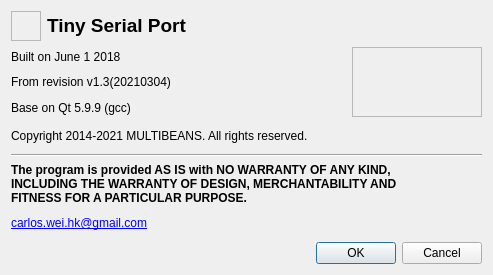
<?xml version="1.0" encoding="UTF-8"?>
<ui version="4.0">
 <class>AboutDialog</class>
 <widget class="QDialog" name="AboutDialog">
  <property name="geometry">
   <rect>
    <x>0</x>
    <y>0</y>
    <width>493</width>
    <height>275</height>
   </rect>
  </property>
  <property name="windowTitle">
   <string>Dialog</string>
  </property>
  <layout class="QVBoxLayout" name="verticalLayout_2">
   <item>
    <layout class="QHBoxLayout" name="horizontalLayout">
     <item>
      <widget class="QFrame" name="frame_3">
       <property name="minimumSize">
        <size>
         <width>30</width>
         <height>30</height>
        </size>
       </property>
       <property name="maximumSize">
        <size>
         <width>30</width>
         <height>30</height>
        </size>
       </property>
       <property name="styleSheet">
        <string notr="true">image: url(:/img/desktop.ico);</string>
       </property>
       <property name="frameShape">
        <enum>QFrame::StyledPanel</enum>
       </property>
       <property name="frameShadow">
        <enum>QFrame::Raised</enum>
       </property>
      </widget>
     </item>
     <item>
      <widget class="QLabel" name="label">
       <property name="styleSheet">
        <string notr="true">font: 75 12pt &quot;微软雅黑&quot;;</string>
       </property>
       <property name="text">
        <string>&lt;html&gt;&lt;head/&gt;&lt;body&gt;&lt;p&gt;&lt;span style=&quot; font-size:14pt; font-weight:600;&quot;&gt;Tiny Serial Port&lt;/span&gt;&lt;/p&gt;&lt;/body&gt;&lt;/html&gt;</string>
       </property>
      </widget>
     </item>
    </layout>
   </item>
   <item>
    <layout class="QHBoxLayout" name="horizontalLayout_2">
     <item>
      <layout class="QVBoxLayout" name="verticalLayout">
       <item>
        <widget class="QLabel" name="label_7">
         <property name="text">
          <string>Built on June 1 2018</string>
         </property>
        </widget>
       </item>
       <item>
        <widget class="QLabel" name="label_8">
         <property name="text">
          <string>From revision v1.3(20210304)</string>
         </property>
        </widget>
       </item>
       <item>
        <widget class="QLabel" name="label_5">
         <property name="text">
          <string>Base on Qt 5.9.9 (gcc)</string>
         </property>
        </widget>
       </item>
      </layout>
     </item>
     <item>
      <widget class="QFrame" name="frame_4">
       <property name="minimumSize">
        <size>
         <width>130</width>
         <height>70</height>
        </size>
       </property>
       <property name="maximumSize">
        <size>
         <width>130</width>
         <height>70</height>
        </size>
       </property>
       <property name="styleSheet">
        <string notr="true">image: url(:/img/logo_web.png);</string>
       </property>
       <property name="frameShape">
        <enum>QFrame::StyledPanel</enum>
       </property>
       <property name="frameShadow">
        <enum>QFrame::Raised</enum>
       </property>
      </widget>
     </item>
    </layout>
   </item>
   <item>
    <widget class="QLabel" name="label_9">
     <property name="text">
      <string>Copyright 2014-2021 MULTIBEANS. All rights reserved.</string>
     </property>
    </widget>
   </item>
   <item>
    <widget class="Line" name="line">
     <property name="orientation">
      <enum>Qt::Horizontal</enum>
     </property>
    </widget>
   </item>
   <item>
    <widget class="QLabel" name="label_6">
     <property name="text">
      <string>&lt;html&gt;&lt;head/&gt;&lt;body&gt;&lt;p&gt;&lt;span style=&quot; font-weight:600;&quot;&gt;The program is provided AS IS with NO WARRANTY OF ANY KIND, &lt;br/&gt;INCLUDING THE WARRANTY OF DESIGN, MERCHANTABILITY AND &lt;br/&gt;FITNESS FOR A PARTICULAR PURPOSE.&lt;/span&gt;&lt;/p&gt;&lt;/body&gt;&lt;/html&gt;</string>
     </property>
    </widget>
   </item>
   <item>
    <widget class="QLabel" name="label_10">
     <property name="text">
      <string>&lt;html&gt;&lt;head/&gt;&lt;body&gt;&lt;p&gt;&lt;a href=&quot;carlos.wei.hk@gmail.com&quot;&gt;&lt;span style=&quot; text-decoration: underline; color:#0000ff;&quot;&gt;carlos.wei.hk@gmail.com&lt;/span&gt;&lt;/a&gt;&lt;/p&gt;&lt;/body&gt;&lt;/html&gt;</string>
     </property>
    </widget>
   </item>
   <item>
    <widget class="QDialogButtonBox" name="buttonBox">
     <property name="orientation">
      <enum>Qt::Horizontal</enum>
     </property>
     <property name="standardButtons">
      <set>QDialogButtonBox::Cancel|QDialogButtonBox::Ok</set>
     </property>
    </widget>
   </item>
  </layout>
 </widget>
 <resources/>
 <connections>
  <connection>
   <sender>buttonBox</sender>
   <signal>accepted()</signal>
   <receiver>AboutDialog</receiver>
   <slot>accept()</slot>
   <hints>
    <hint type="sourcelabel">
     <x>248</x>
     <y>254</y>
    </hint>
    <hint type="destinationlabel">
     <x>157</x>
     <y>274</y>
    </hint>
   </hints>
  </connection>
  <connection>
   <sender>buttonBox</sender>
   <signal>rejected()</signal>
   <receiver>AboutDialog</receiver>
   <slot>reject()</slot>
   <hints>
    <hint type="sourcelabel">
     <x>316</x>
     <y>260</y>
    </hint>
    <hint type="destinationlabel">
     <x>286</x>
     <y>274</y>
    </hint>
   </hints>
  </connection>
 </connections>
</ui>
